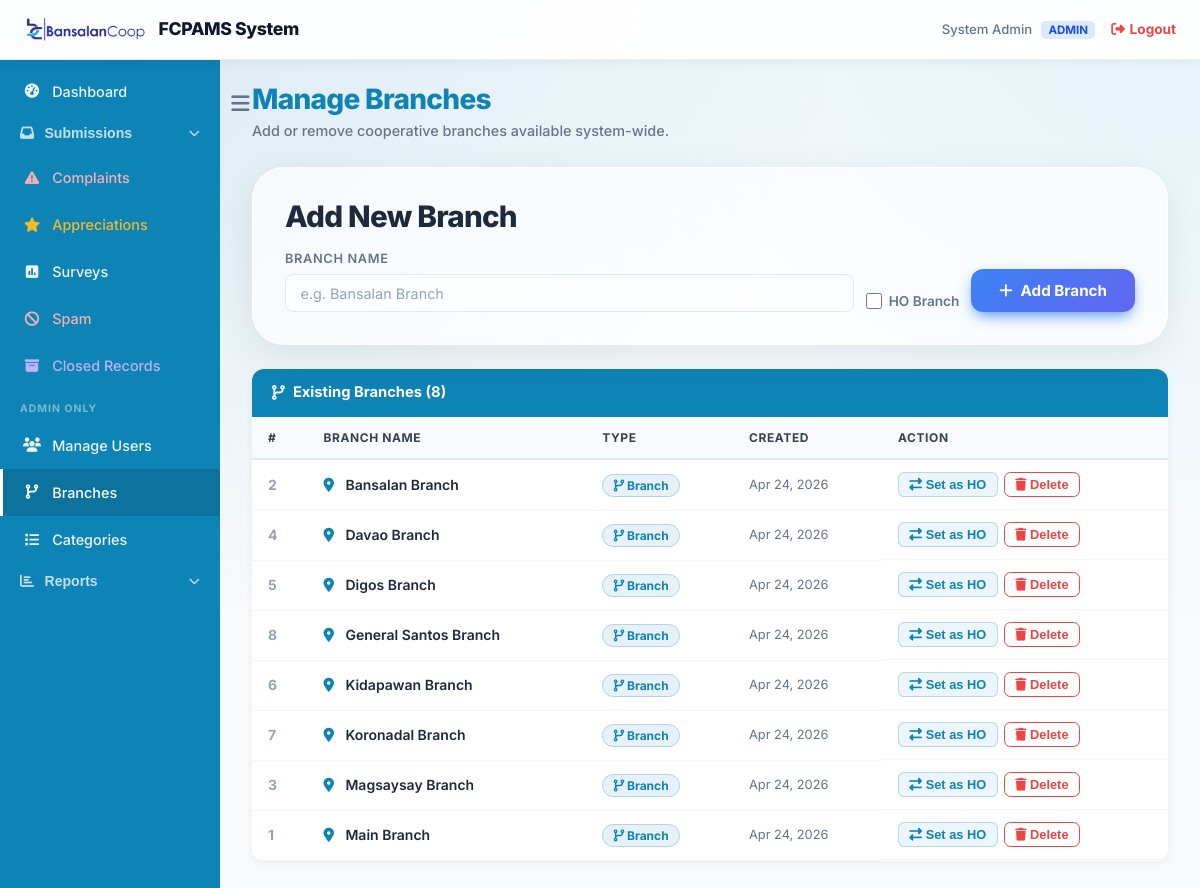
/admin/branches.php (signed in), run on the app's committed database.
### tables this page shows
CREATE TABLE IF NOT EXISTS branches (
    id INT AUTO_INCREMENT PRIMARY KEY,
    name VARCHAR(100) NOT NULL UNIQUE,
    is_ho TINYINT(1) NOT NULL DEFAULT 0,
    created_at TIMESTAMP DEFAULT CURRENT_TIMESTAMP
);

### admin/branches.php (the view, shortened to what this page needs)
<?php
require_once '../config/db.php';
try {
    $branches = $conn->query("SELECT *, IF(is_ho IS NULL, 0, is_ho) AS is_ho FROM branches ORDER BY is_ho ASC, name ASC");
} catch (Throwable $e) {
    try {
        $branches = $conn->query("SELECT *, 0 AS is_ho FROM branches ORDER BY name ASC");
    } catch (Throwable $e2) {
    }
}
include '../includes/admin_header.php';
include '../includes/admin_sidebar.php';
?>
<div class="fade-in">
    <div style="margin-bottom:1.5rem;">
        <h1 style="font-size:1.75rem;color:#0e83b5;margin-bottom:0.25rem;">Manage Branches</h1>
        <p style="color:#64748b;font-size:0.9rem;">Add or remove cooperative branches available system-wide.</p>
    </div>
    <div class="glass-card" style="margin-bottom:1.5rem;">
        <h3 style="margin-bottom:1rem;color:#1e293b;">Add New Branch</h3>
        <form method="POST" style="display:flex;gap:0.75rem;align-items:flex-end;flex-wrap:wrap;">
            <div style="flex:1;min-width:200px;">
                <label style="display:block;font-size:0.8rem;font-weight:600;color:#64748b;margin-bottom:0.3rem;text-transform:uppercase;letter-spacing:0.05em;">Branch Name</label>
                <input type="text" name="name" class="form-input" required placeholder="e.g. Bansalan Branch" style="width:100%;padding:0.6rem 0.9rem;border:1px solid #e2e8f0;border-radius:0.5rem;font-size:0.9rem;">
            </div>
            <div style="display:flex;align-items:center;gap:0.4rem;white-space:nowrap;">
                <input type="checkbox" name="is_ho" id="add_is_ho" value="1" style="width:16px;height:16px;accent-color:#0e83b5;cursor:pointer;">
                <label for="add_is_ho" style="font-size:0.85rem;font-weight:600;color:#64748b;cursor:pointer;">HO Branch</label>
            </div>
            <button type="submit" class="btn btn-primary" style="white-space:nowrap;">
                <i class="fas fa-plus"></i> Add Branch
            </button>
        </form>
    </div>
    <div class="admin-table-wrapper">
        <div class="admin-table-header">
            <i class="fas fa-code-branch"></i> Existing Branches (<?php echo $branches->num_rows; ?>)
        </div>
        <table class="admin-table">
            <thead>
                <tr>
                    <th>#</th>
                    <th>Branch Name</th>
                    <th>Type</th>
                    <th>Created</th>
                    <th>Action</th>
                </tr>
            </thead>
            <tbody>
            <?php if ($branches->num_rows > 0): ?>
                <?php while ($b = $branches->fetch_assoc()): ?>
                <tr>
                    <td style="color:#94a3b8;font-weight:700;"><?php echo $b['id']; ?></td>
                    <td style="font-weight:600;">
                        <i class="fas fa-map-marker-alt" style="color:<?php echo $b['is_ho'] ? '#7c3aed' : '#0e83b5'; ?>;margin-right:0.5rem;"></i>
                        <?php echo htmlspecialchars($b['name']); ?>
                    </td>
                    <td>
                        <?php if ($b['is_ho']): ?>
                            <span style="background:rgba(124,58,237,0.1);color:#7c3aed;border:1px solid rgba(124,58,237,0.3);border-radius:1rem;padding:0.2rem 0.65rem;font-size:0.75rem;font-weight:700;">
                                <i class="fas fa-building"></i> Head Office
                            </span>
                        <?php else: ?>
                            <span style="background:rgba(14,131,181,0.1);color:#0e83b5;border:1px solid rgba(14,131,181,0.25);border-radius:1rem;padding:0.2rem 0.65rem;font-size:0.75rem;font-weight:700;">
                                <i class="fas fa-code-branch"></i> Branch
                            </span>
                        <?php endif; ?>
                    </td>
                    <td style="font-size:0.8rem;color:#64748b;"><?php echo date('M d, Y', strtotime($b['created_at'])); ?></td>
                    <td style="display:flex;gap:0.4rem;align-items:center;flex-wrap:wrap;">
                        <form method="POST" style="display:inline;">
                            <button type="submit" title="<?php echo $b['is_ho'] ? 'Mark as Branch' : 'Mark as HO'; ?>" style="background:<?php echo $b['is_ho'] ? 'rgba(124,58,237,0.1)' : 'rgba(14,131,181,0.08)'; ?>;color:<?php echo $b['is_ho'] ? '#7c3aed' : '#0e83b5'; ?>;border:1px solid <?php echo $b['is_ho'] ? 'rgba(124,58,237,0.3)' : 'rgba(14,131,181,0.25)'; ?>;border-radius:0.4rem;padding:0.25rem 0.65rem;font-size:0.8rem;cursor:pointer;font-weight:600;">
                                <i class="fas fa-exchange-alt"></i> <?php echo $b['is_ho'] ? 'Set as Branch' : 'Set as HO'; ?>
                            </button>
                        </form>
                        <form method="POST" style="display:inline;" onsubmit="return confirm('Delete branch \'<?php echo htmlspecialchars(addslashes($b['name'])); ?>\'? Users assigned to this branch will be unassigned.');">
                            <button type="submit" style="background:transparent;color:#ef4444;border:1px solid #ef4444;border-radius:0.4rem;padding:0.25rem 0.65rem;font-size:0.8rem;cursor:pointer;font-weight:600;">
                                <i class="fas fa-trash"></i> Delete
                            </button>
                        </form>
                    </td>
                </tr>
                <?php endwhile; ?>
            <?php else: ?>
                <tr><td colspan="4" style="text-align:center;padding:2rem;color:#94a3b8;">No branches yet. Add one above.</td></tr>
            <?php endif; ?>
            </tbody>
        </table>
    </div>
</div>
<?php include '../includes/admin_footer.php'; ?>

### assets/css/main.css (style rules this page uses)
:root { --primary: #3b82f6; --primary-hover: #2563eb; --secondary: #6366f1; --secondary-hover: #4f46e5; --accent: #f43f5e; --bg-color: #f8fafc; --surface-color: #ffffff; --text-primary: #0f172a; --text-secondary: #334155; --border-color: #e2e8f0; --success: #10b981; --error: #ef4444; --font-family: 'Inter', system-ui, -apple-system, sans-serif; --glass-bg: rgba(255, 255, 255, 0.65); --glass-border: rgba(255, 255, 255, 0.8); --glass-shadow: 0 10px 40px 0 rgba(0, 0, 0, 0.08); }
* { box-sizing: border-box; margin: 0; padding: 0; }
h1, h2, h3, h4, h5, h6 { font-weight: 800; line-height: 1.1; letter-spacing: -0.025em; margin-bottom: 1.25rem; color: #1e293b; }
h1 { font-size: 3.2rem; }
h3 { font-size: 1.85rem; }
p { margin-bottom: 1.25rem; color: var(--text-secondary); line-height: 1.7; font-weight: 500; }
.glass-card { background: var(--glass-bg); backdrop-filter: blur(24px) saturate(200%); -webkit-backdrop-filter: blur(24px) saturate(200%); border: 1px solid var(--glass-border); box-shadow: var(--glass-shadow); border-radius: 2rem; padding: 2rem; transition: all 0.4s cubic-bezier(0.4, 0, 0.2, 1); }
.form-input, .form-select, .form-textarea { width: 100%; padding: 1rem 1.25rem; font-family: var(--font-family); font-size: 1rem; color: #1e293b; background: rgba(255, 255, 255, 0.6); border: 2px solid rgba(255, 255, 255, 0.8); border-radius: 1rem; transition: all 0.3s ease; font-weight: 500; }
.form-input::placeholder, .form-textarea::placeholder { color: #94a3b8; font-weight: 400; }
.btn { display: inline-flex; align-items: center; justify-content: center; padding: 0.75rem 1.75rem; font-family: var(--font-family); font-size: 0.95rem; font-weight: 700; border-radius: 0.75rem; cursor: pointer; transition: all 0.3s cubic-bezier(0.4, 0, 0.2, 1); gap: 0.5rem; border: none; text-decoration: none; }
.btn-primary { background: linear-gradient(135deg, var(--primary), var(--secondary)); color: white; border: none; box-shadow: 0 6px 16px -4px var(--primary); }
.animate-fade-in, .fade-in { animation: fadeInUp 0.6s cubic-bezier(0.2, 0.8, 0.2, 1) forwards; }
body { font-family: var(--font-family); background: url('../../images/bcbldg.jpg') no-repeat center center fixed; background-size: cover; color: var(--text-primary); line-height: 1.6; min-height: 100vh; display: flex; flex-direction: column; }
.admin-table-wrapper { background: white; border-radius: 0.75rem; box-shadow: 0 2px 8px rgba(0,0,0,0.06); overflow: hidden; margin-bottom: 1.5rem; }
.admin-table-header { background-color: #0e83b5; color: white; padding: 0.75rem 1.25rem; font-weight: 700; font-size: 0.92rem; display: flex; align-items: center; gap: 0.5rem; }
.admin-table { width: 100%; border-collapse: collapse; }
.admin-table th { background: #f8fafc; color: #374151; padding: 0.7rem 1rem; font-size: 0.75rem; font-weight: 700; text-transform: uppercase; letter-spacing: 0.05em; text-align: left; border-bottom: 2px solid #e2e8f0; }
.admin-table td { padding: 0.75rem 1rem; border-bottom: 1px solid #f1f5f9; color: #1e293b; font-size: 0.875rem; vertical-align: middle; }

### data on the page
branches: id "2", name "Bansalan Branch", created_at "Apr 24, 2026"
branches: id "4", name "Davao Branch", created_at "Apr 24, 2026"
branches: id "5", name "Digos Branch", created_at "Apr 24, 2026"
branches: id "8", name "General Santos Branch", created_at "Apr 24, 2026"
branches: id "6", name "Kidapawan Branch", created_at "Apr 24, 2026"
branches: id "7", name "Koronadal Branch", created_at "Apr 24, 2026"
branches: id "3", name "Magsaysay Branch", created_at "Apr 24, 2026"
branches: id "1", name "Main Branch", created_at "Apr 24, 2026"

### other printed values
$_SESSION['name'] "System Admin"
$_SESSION['role'] "ADMIN"
$branches->num_rows "8"
